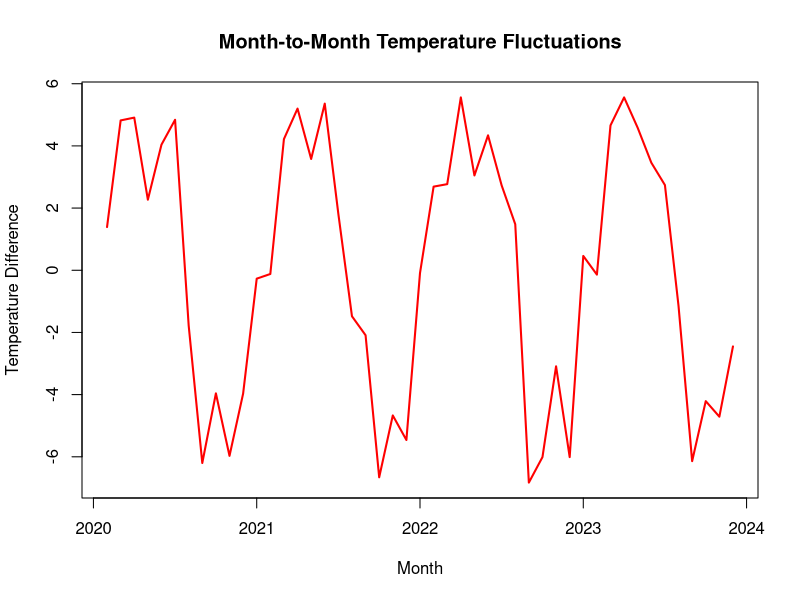
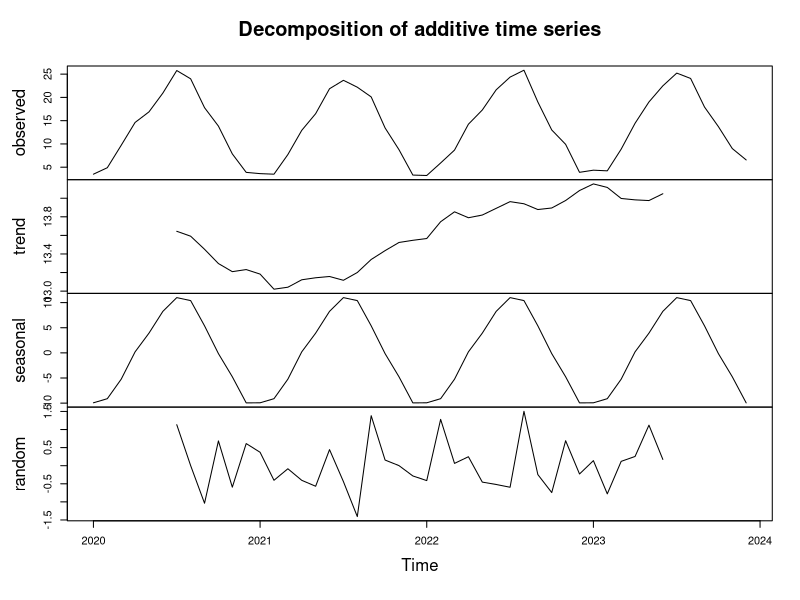

Generate these figures, in order, with R:
library(readr)

temperature_data <- read_csv("temperature.csv")

temperature <- ts(temperature_data$AvgTemp, frequency = 12, start = c(2020, 1))

temperature_fluctuations <- diff(temperature)

plot(temperature_fluctuations, 
     main = "Month-to-Month Temperature Fluctuations", 
     xlab = "Month", 
     ylab = "Temperature Difference", 
     col = "red", 
     lwd = 2)

decomposed <- decompose(temperature)

plot(decomposed)
